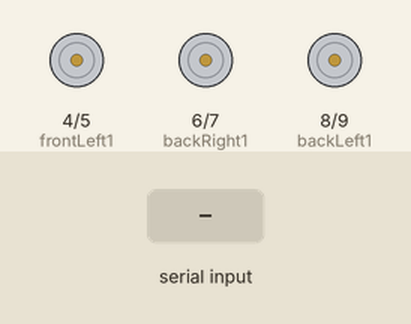
Recording of a sketch running on a simulated Arduino Uno, built with avr-gcc and run on an emulated ATmega328P. Parts: motor-driver pin pairs drawn as motors (green arrow = first pin HIGH = forward, orange = second pin HIGH = backward, longer = more drive). The test bench sets the inputs (shaded band). What the sketch prints to the serial monitor is not drawn.

Above: at 1.2 s.
1.3 s: "F" received over Serial
At 2.4 s:
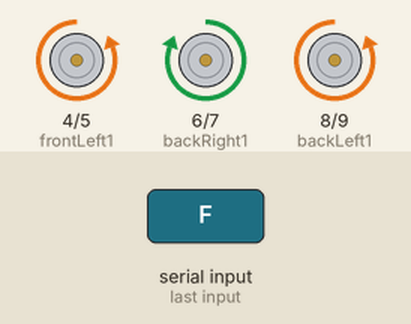
2.8 s: "B" received over Serial
At 3.6 s:
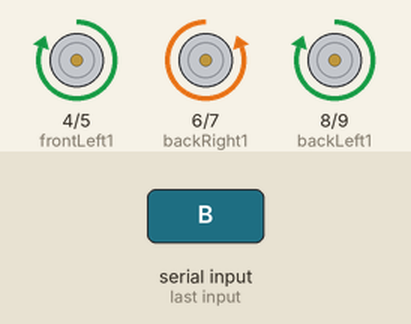
4.3 s: "R" received over Serial
At 4.8 s:
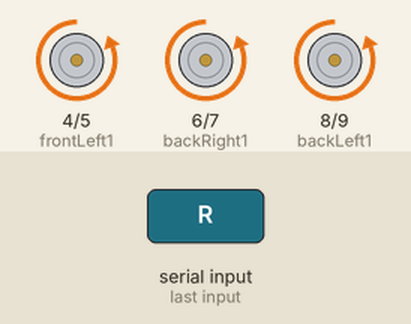
5.8 s: "L" received over Serial
At 7.0 s:
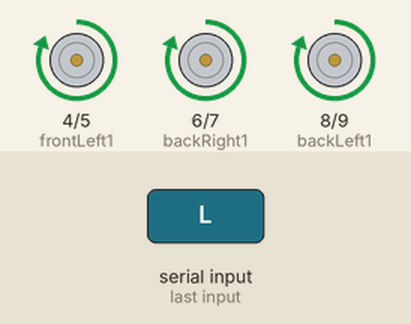
7.3 s: "G" received over Serial
At 8.2 s:
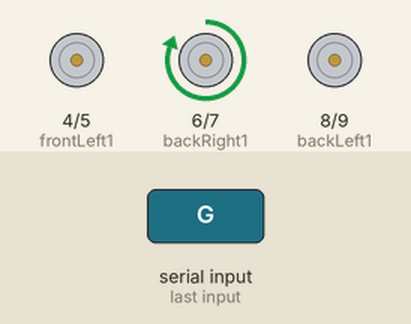
8.8 s: "I" received over Serial
At 9.3 s:
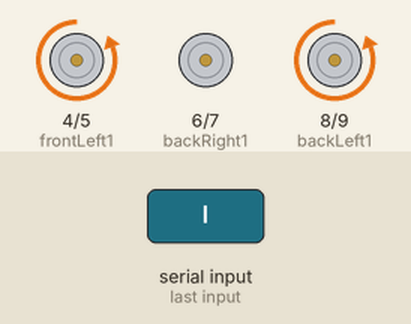
Timing chart, 0 to 11.3 s (numbered marks = the images above; inputs shaded):
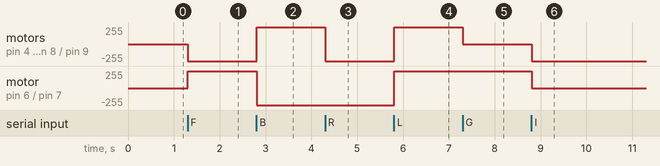

Measured:
- after the input at 1.3 s, motor on pin 4 (frontLeft1) / pin 5 (frontLeft2), motor on pin 8 (backLeft1) / pin 9 (backLeft2): stopped → backward 255/255 at once; motor on pin 6 (backRight1) / pin 7 (backRight2): stopped → forward 255/255 at once
- after the input at 2.8 s, motor on pin 4 (frontLeft1) / pin 5 (frontLeft2), motor on pin 8 (backLeft1) / pin 9 (backLeft2): backward 255/255 → forward 255/255 at once; motor on pin 6 (backRight1) / pin 7 (backRight2): forward 255/255 → backward 255/255 at once
- after the input at 4.3 s, motor on pin 4 (frontLeft1) / pin 5 (frontLeft2), motor on pin 8 (backLeft1) / pin 9 (backLeft2): forward 255/255 → backward 255/255 at once
- after the input at 5.8 s, motor on pin 4 (frontLeft1) / pin 5 (frontLeft2), motor on pin 6 (backRight1) / pin 7 (backRight2), motor on pin 8 (backLeft1) / pin 9 (backLeft2): backward 255/255 → forward 255/255 at once
- after the input at 7.3 s, motor on pin 4 (frontLeft1) / pin 5 (frontLeft2), motor on pin 8 (backLeft1) / pin 9 (backLeft2): forward 255/255 → stopped at once
- after the input at 8.8 s, motor on pin 4 (frontLeft1) / pin 5 (frontLeft2), motor on pin 8 (backLeft1) / pin 9 (backLeft2): stopped → backward 255/255 at once; motor on pin 6 (backRight1) / pin 7 (backRight2): forward 255/255 → stopped at once

The sketch:

Bluetooth_car.ino
```cpp
#define frontRight1 2
#define frontRight2 3
#define frontLeft1 4
#define frontLeft2 5
#define backRight1 6
#define backRight2 7
#define backLeft1 8
#define backLeft2 9
char val;                //to store incoming data

void setup()
{
  Serial.begin(9600);
  pinMode(frontRight1, OUTPUT);
  pinMode(frontRight2, OUTPUT);
  pinMode(frontLeft1, OUTPUT);
  pinMode(frontLeft2, OUTPUT);
  pinMode(backRight1, OUTPUT);
  pinMode(backRight2, OUTPUT);
  pinMode(backLeft1, OUTPUT);
  pinMode(backLeft2, OUTPUT);

  digitalWrite(frontRight1, LOW);     digitalWrite(frontRight2, LOW);     //Stop position during boot
  digitalWrite(frontLeft1, LOW);      digitalWrite(frontLeft2, LOW);
  digitalWrite(backRight1, LOW);      digitalWrite(backRight2, LOW);
  digitalWrite(backLeft1, LOW);       digitalWrite(backLeft2, LOW);
}

void loop()
{
  if (Serial.available())
  val = Serial.read();
  Serial.println(val);

  switch(val)
  {
    case 'F':       //Forward
    digitalWrite(frontRight1, HIGH);    digitalWrite(frontRight2, LOW);
    digitalWrite(frontLeft1, LOW);      digitalWrite(frontLeft2, HIGH);
    digitalWrite(backRight1, HIGH);     digitalWrite(backRight2, LOW);
    digitalWrite(backLeft1, LOW);       digitalWrite(backLeft2, HIGH);
    break;

    case 'B':       //Backward
    digitalWrite(frontRight1, LOW);     digitalWrite(frontRight2, HIGH);
    digitalWrite(frontLeft1, HIGH);     digitalWrite(frontLeft2, LOW);
    digitalWrite(backRight1, LOW);      digitalWrite(backRight2, HIGH);
    digitalWrite(backLeft1, HIGH);      digitalWrite(backLeft2, LOW);
    break;

    case 'R':       //Right
    digitalWrite(frontRight1, LOW);     digitalWrite(frontRight2, HIGH);
    digitalWrite(frontLeft1, LOW);      digitalWrite(frontLeft2, HIGH);
    digitalWrite(backRight1, LOW);      digitalWrite(backRight2, HIGH);
    digitalWrite(backLeft1, LOW);       digitalWrite(backLeft2, HIGH);
    break;

    case 'L':       //Left
    digitalWrite(frontRight1, HIGH);    digitalWrite(frontRight2, LOW);
    digitalWrite(frontLeft1, HIGH);     digitalWrite(frontLeft2, LOW);
    digitalWrite(backRight1, HIGH);     digitalWrite(backRight2, LOW);
    digitalWrite(backLeft1, HIGH);      digitalWrite(backLeft2, LOW);
    break;

    case 'G':       //Forward Left
    digitalWrite(frontRight1, HIGH);    digitalWrite(frontRight2, LOW);
    digitalWrite(frontLeft1, LOW);      digitalWrite(frontLeft2, LOW);
    digitalWrite(backRight1, HIGH);     digitalWrite(backRight2, LOW);
    digitalWrite(backLeft1, LOW);       digitalWrite(backLeft2, LOW);
    break;

    case 'I':       //Forward Right
    digitalWrite(frontRight1, LOW);     digitalWrite(frontRight2, LOW);
    digitalWrite(frontLeft1, LOW);      digitalWrite(frontLeft2, HIGH);
    digitalWrite(backRight1, LOW);      digitalWrite(backRight2, LOW);
    digitalWrite(backLeft1, LOW);       digitalWrite(backLeft2, HIGH);
    break;

    case 'H':       //Backward Left
    digitalWrite(frontRight1, LOW);     digitalWrite(frontRight2, HIGH);
    digitalWrite(frontLeft1, LOW);      digitalWrite(frontLeft2, LOW);
    digitalWrite(backRight1, LOW);      digitalWrite(backRight2, HIGH);
    digitalWrite(backLeft1, LOW);       digitalWrite(backLeft2, LOW);
    break;

    case 'J':       //Backward Right
    digitalWrite(frontRight1, LOW);     digitalWrite(frontRight2, LOW);
    digitalWrite(frontLeft1, HIGH);     digitalWrite(frontLeft2, LOW);
    digitalWrite(backRight1, LOW);      digitalWrite(backRight2, LOW);
    digitalWrite(backLeft1, HIGH);      digitalWrite(backLeft2, LOW);
    break;

    case 'S':       //Stop
    digitalWrite(frontRight1, LOW);     digitalWrite(frontRight2, LOW);
    digitalWrite(frontLeft1, LOW);      digitalWrite(frontLeft2, LOW);
    digitalWrite(backRight1, LOW);      digitalWrite(backRight2, LOW);
    digitalWrite(backLeft1, LOW);       digitalWrite(backLeft2, LOW);
    break;

    case 'D':       //Disconnection
    digitalWrite(frontRight1, LOW);     digitalWrite(frontRight2, LOW);
    digitalWrite(frontLeft1, LOW);      digitalWrite(frontLeft2, LOW);
    digitalWrite(backRight1, LOW);      digitalWrite(backRight2, LOW);
    digitalWrite(backLeft1, LOW);       digitalWrite(backLeft2, LOW);
    break;

    default: break;
  }
}
```
